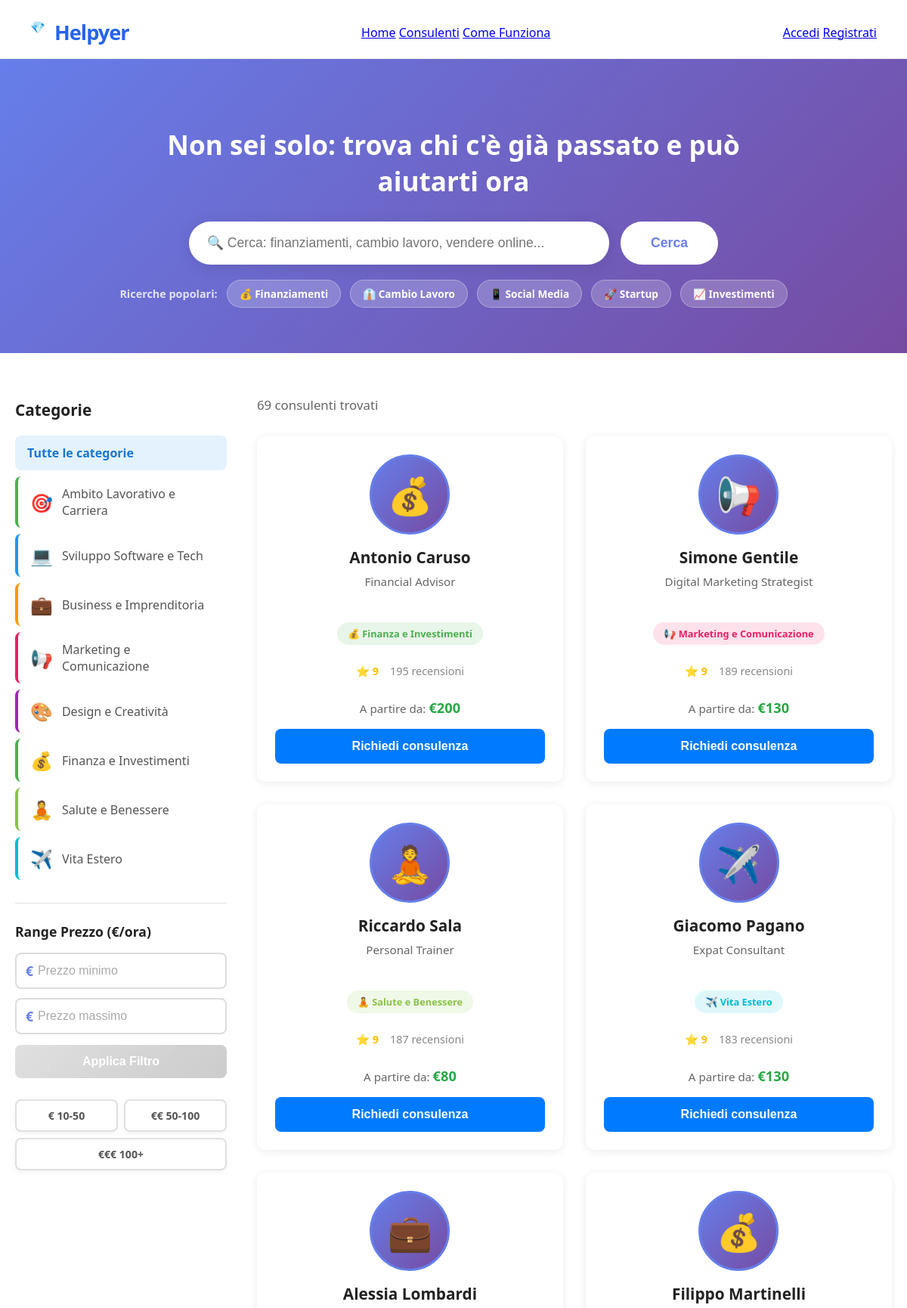
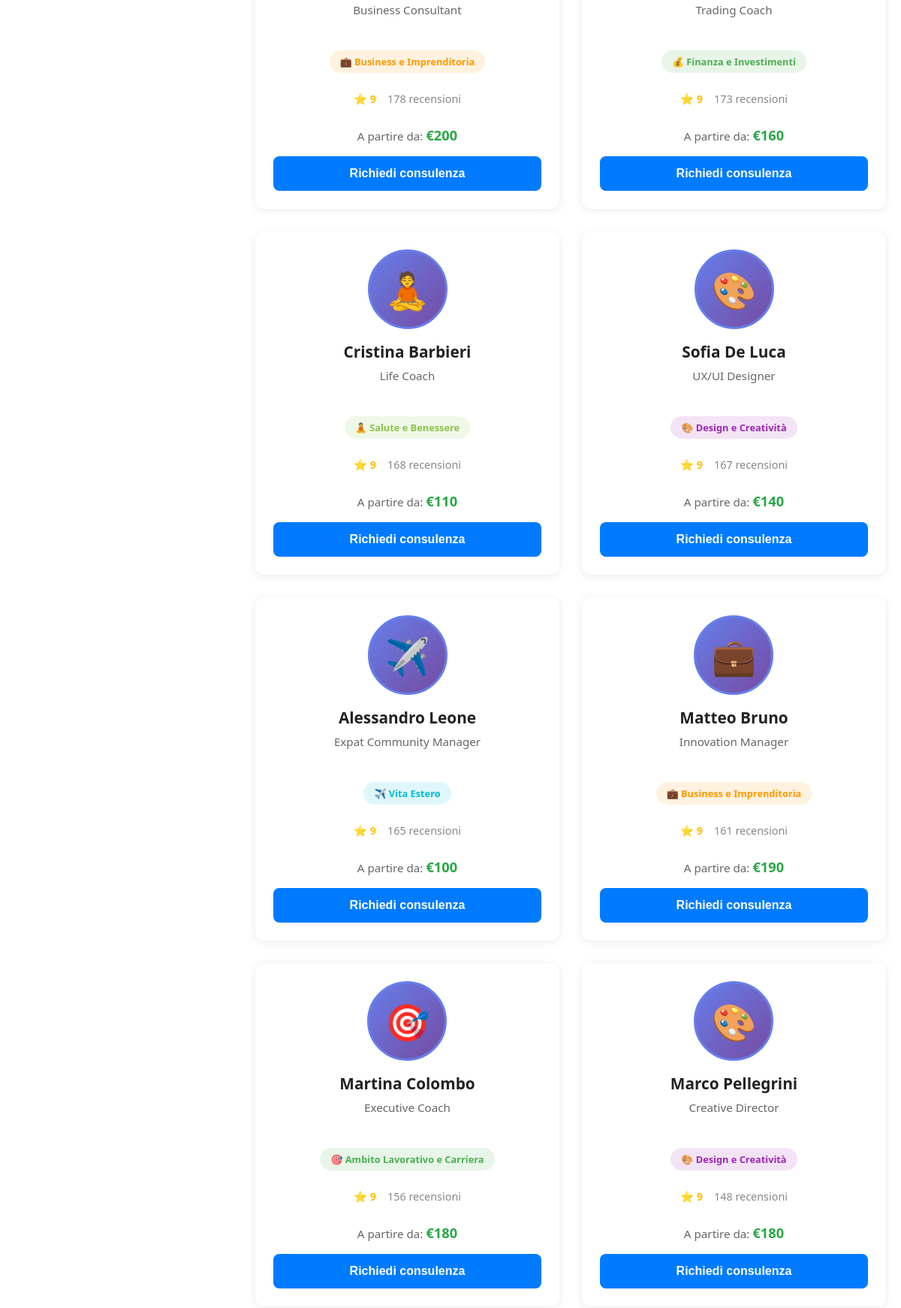
/consultants (upper part), run on the app's committed database (2 pictures, top to bottom).
### app/models_category.py (models this page shows)
class Category(SQLModel, table=True):
    id: Optional[int] = Field(default=None, primary_key=True)
    name: str = Field(unique=True, index=True)
    slug: str = Field(unique=True, index=True)
    icon: Optional[str] = Field(default="🎯")
    description: Optional[str] = Field(default=None)
    target: Optional[str] = Field(default=None)
    color: Optional[str] = Field(default="#4CAF50")

### app/models_user.py (models this page shows)
class User(SQLModel, table=True):
    id: Optional[int] = Field(default=None, primary_key=True)
    email: str = Field(unique=True, index=True)
    password_md5: str
    confirmation_code: Optional[str] = Field(default=None, max_length=6)
    confirmed: int = Field(default=0)
    created_at: Optional[str] = Field(default_factory=lambda: datetime.now().isoformat())
    nome: Optional[str] = Field(default=None)
    professione: Optional[str] = Field(default=None)
    descrizione: Optional[str] = Field(default=None)
    category_id: Optional[int] = Field(default=None, foreign_key="category.id")
    bollini: int = Field(default=0)
    consulenze_acquistate: int = Field(default=0)
    consulenze_vendute: int = Field(default=0)
    aree_interesse: Optional[str] = Field(default=None)
    prezzo_consulenza: Optional[int] = Field(default=150)
    durata_consulenza: Optional[int] = Field(default=60)
    profile_picture: Optional[str] = None  # 🔥 AGGIUNGI QUESTA RIGA

### app/routes/consultants.py (the view)
@router.get("/consultants", response_class=HTMLResponse)
def consultants_page(
    request: Request,
    category: Optional[int] = Query(None),
    search: Optional[str] = Query(None),
    min_price: Optional[int] = Query(None),
    max_price: Optional[int] = Query(None),
    page: int = Query(1, ge=1)
):
    per_page = 12
    offset = (page - 1) * per_page
    with get_session() as session:
        categories = session.exec(select(Category)).all()
        query = select(User).where(
            and_(
                User.confirmed == 1,
                User.nome.isnot(None)
            )
        )
        if category:
            query = query.where(User.category_id == category)
        if search:
            expanded_terms = expand_search_query(search)
            search_conditions = []
            for term in expanded_terms:
                term_pattern = f"%{term}%"
                search_conditions.append(User.nome.like(term_pattern))
                search_conditions.append(User.professione.like(term_pattern))
                search_conditions.append(User.descrizione.like(term_pattern))
                search_conditions.append(User.aree_interesse.like(term_pattern))
            if search_conditions:
                query = query.where(or_(*search_conditions))
            logger.info(f"Ricerca: '{search}' → Termini espansi: {expanded_terms}")
        if min_price is not None and min_price >= 10:
            query = query.where(User.prezzo_consulenza >= min_price)
        if max_price is not None and max_price >= 10:
            query = query.where(User.prezzo_consulenza <= max_price)
        query = query.order_by(User.bollini.desc(), User.consulenze_vendute.desc())
        total_count = len(session.exec(query).all())
        total_pages = (total_count + per_page - 1) // per_page
        consultants = session.exec(query.limit(per_page).offset(offset)).all()
        consultants_with_category = []
        for consultant in consultants:
            category_obj = None
            if consultant.category_id:
                category_obj = session.get(Category, consultant.category_id)
            consultants_with_category.append({
                "user": consultant,
                "category": category_obj
            })
        response = templates.TemplateResponse("consultants.html", {
            "request": request,
            "consultants": consultants_with_category,
            "categories": categories,
            "selected_category": category,
            "search_query": search or "",
            "min_price": min_price,
            "max_price": max_price,
            "current_page": page,
            "total_pages": total_pages,
            "total_count": total_count
        })
        response.headers["Cache-Control"] = "public, max-age=3600"  # Cache per 1 ora
        response.headers["Expires"] = "Wed, 21 Oct 2025 07:28:00 GMT"
        logger.info(f"Filtri applicati - Category: {category}, Search: {search}, Min: {min_price}, Max: {max_price}")
        return response

### app/templates/consultants.html (shortened to what this page needs)
<!DOCTYPE html>
<html lang="it">
<head>
    <link rel="stylesheet" href="/static/style.css">
    <link rel="stylesheet" href="/static/consultants.css">
</head>
<body>
    <nav class="navbar">
        <div class="navbar-left">
            <span class="navbar-logo">💎</span>
            <span class="navbar-title">Helpyer</span>
        </div>
        <div class="navbar-center">
            <a href="/">Home</a>
            <a href="/consultants" class="active">Consulenti</a>
            <a href="#">Come Funziona</a>
        </div>
        <div class="navbar-right">
            <a href="/login" class="btn-login">Accedi</a>
            <a href="/register" class="btn-register">Registrati</a>
        </div>
    </nav>
    <section class="search-hero">
        <div class="search-container">
            <h1>Non sei solo: trova chi c'è già passato e può aiutarti ora</h1>
            <form class="search-form" method="GET" action="/consultants">
                <input
                    type="text"
                    name="search"
                    placeholder="🔍 Cerca: finanziamenti, cambio lavoro, vendere online..."
                    value="{{ search_query }}"
                    class="search-input"
                >
                <button type="submit" class="search-btn">Cerca</button>
            </form>
            <div class="search-suggestions">
                <span class="suggestion-label">Ricerche popolari:</span>
                <a href="/consultants?search=finanziamenti" class="search-tag">💰 Finanziamenti</a>
                <a href="/consultants?search=cambio lavoro" class="search-tag">👔 Cambio Lavoro</a>
                <a href="/consultants?search=social media" class="search-tag">📱 Social Media</a>
                <a href="/consultants?search=startup" class="search-tag">🚀 Startup</a>
                <a href="/consultants?search=investimenti" class="search-tag">📈 Investimenti</a>
            </div>
        </div>
    </section>
    <div class="consultants-container">
        <aside class="filters-sidebar">
            <h3>Categorie</h3>
            <ul class="category-filters">
                <li>
                    <a href="/consultants" class="{% if not selected_category %}active{% endif %}">
                        Tutte le categorie
                    </a>
                </li>
                {% for cat in categories %}
                <li>
                    <a href="/consultants?category={{ cat.id }}{% if min_price %}&min_price={{ min_price }}{% endif %}{% if max_price %}&max_price={{ max_price }}{% endif %}{% if search_query %}&search={{ search_query }}{% endif %}"
                       class="{% if selected_category == cat.id %}active{% endif %}"
                       style="border-left: 4px solid {{ cat.color }};">
                        <span class="category-icon">{{ cat.icon }}</span>
                        {{ cat.name }}
                    </a>
                </li>
                {% endfor %}
            </ul>
            <div class="additional-filters">
                <h4>Range Prezzo (€/ora)</h4>
                <form id="priceFilterForm" class="price-filter-form">
                    <div class="price-inputs-vertical">
                        <div class="price-input-wrapper">
                            <span class="currency-symbol">€</span>
                            <input
                                type="number"
                                name="min_price"
                                id="minPrice"
                                placeholder="Prezzo minimo"
                                min="0"
                                value="{{ min_price or '' }}"
                                class="price-input"
                            >
                        </div>
                        <div class="price-input-wrapper">
                            <span class="currency-symbol">€</span>
                            <input
                                type="number"
                                name="max_price"
                                id="maxPrice"
                                placeholder="Prezzo massimo"
                                min="0"
                                value="{{ max_price or '' }}"
                                class="price-input"
                            >
                        </div>
                    </div>
                    <button type="submit" class="btn-apply-price" id="applyPriceBtn" disabled>Applica Filtro</button>
                </form>
                <div class="price-suggestions">
                    <a href="/consultants?min_price=10&max_price=50{% if selected_category %}&category={{ selected_category }}{% endif %}{% if search_query %}&search={{ search_query }}{% endif %}" class="price-tag">€ 10-50</a>
                    <a href="/consultants?min_price=50&max_price=100{% if selected_category %}&category={{ selected_category }}{% endif %}{% if search_query %}&search={{ search_query }}{% endif %}" class="price-tag">€€ 50-100</a>
                    <a href="/consultants?min_price=100{% if selected_category %}&category={{ selected_category }}{% endif %}{% if search_query %}&search={{ search_query }}{% endif %}" class="price-tag">€€€ 100+</a>
                </div>
            </div>
        </aside>
        <main class="consultants-main">
            <div class="results-header">
                <p>{{ total_count }} consulenti trovati</p>
            </div>
            <div class="consultants-grid">
                {% for item in consultants %}
                <div class="consultant-card">
                    <a href="/user/{{ item.user.id }}" class="card-link">
                        {% if item.user.profile_picture %}
                        <img src="{{ item.user.profile_picture }}" alt="{{ item.user.nome }}" class="consultant-avatar">
                        {% else %}
                        <div class="consultant-avatar-default">
                            {{ item.category.icon if item.category else '👤' }}
                        </div>
                        {% endif %}
                        <h3>{{ item.user.nome }}</h3>
                        <p class="profession">{{ item.user.professione or 'Consulente' }}</p>
                        {% if item.category %}
                        <span class="category-badge" style="background: {{ item.category.color }}20; color: {{ item.category.color }};">
                            {{ item.category.icon }} {{ item.category.name }}
                        </span>
                        {% endif %}
                        <div class="consultant-stats">
                            <span class="rating">⭐ {{ item.user.bollini }}</span>
                            <span class="reviews">{{ item.user.consulenze_vendute }} recensioni</span>
                        </div>
                        {% if item.user.prezzo_consulenza %}
                        <div class="price">A partire da: <strong>€{{ item.user.prezzo_consulenza }}</strong></div>
                        {% endif %}
                    </a>
                    <button class="btn-consult">Richiedi consulenza</button>
                </div>
                {% endfor %}
            </div>
        </main>
    </div>
</body>
</html>

### app/static/style.css (style rules this page uses)
body { font-family: 'Segoe UI', Arial, sans-serif; background: #fff; margin: 0; padding: 0; color: #222; }
.navbar { display: flex; align-items: center; justify-content: space-between; padding: 24px 40px 16px 40px; background: #fff; border-bottom: 1px solid #f0f0f0; }
.navbar-left { display: flex; align-items: center; gap: 12px; }
.navbar-logo { height: 36px; }
.navbar-title { font-size: 1.7rem; font-weight: 700; color: #2563eb; letter-spacing: -1px; }
.consultant-card { background: white; border-radius: 12px; padding: 30px 25px; text-align: center; box-shadow: 0 2px 12px rgba(0,0,0,0.08); transition: transform 0.2s, box-shadow 0.2s; display: flex; flex-direction: column; align-items: center; }
.consultant-stats { color: #888; font-size: 0.9em; margin-bottom: 20px; display: flex; align-items: center; justify-content: center; gap: 5px; }
.price-input-wrapper { position: relative; flex: 1; }
.currency-symbol { position: absolute; left: 12px; top: 50%; transform: translateY(-50%); color: #667eea; font-weight: 700; font-size: 1.1em; pointer-events: none; }
.price-input-wrapper .price-input { padding-left: 28px; }
.consultant-card { background: white; border-radius: 12px; padding: 24px 20px; text-align: center; box-shadow: 0 2px 12px rgba(0,0,0,0.08); transition: all 0.2s; text-decoration: none; color: inherit; display: flex; flex-direction: column; align-items: center; }
.consultant-avatar-default { width: 100px; height: 100px; border-radius: 50%; background: linear-gradient(135deg, #667eea 0%, #764ba2 100%); color: white; display: flex; align-items: center; justify-content: center; font-size: 3rem; margin: 0 auto 16px; border: 3px solid #667eea; transition: all 0.2s; }
.consultant-card h3 { font-size: 1.35em; font-weight: 600; margin: 0 0 6px 0; color: #222; }
.consultant-stats { display: flex; gap: 12px; justify-content: center; margin-top: 12px; font-size: 0.85em; color: #888; }
.consultant-stats span { display: flex; align-items: center; gap: 4px; }
.price-filter-form * { box-sizing: border-box; }

### data on the page
Category: icon "🎯", name "Ambito Lavorativo e Carriera", category "🎯", category.icon "🎯", category.name "Ambito Lavorativo e Carriera"
Category: icon "💻", name "Sviluppo Software e Tech"
Category: icon "💼", name "Business e Imprenditoria", category "💼" "💼", category.icon "💼" "💼", category.name "Business e Imprenditoria" "Business e Imprenditoria"
Category: icon "📢", name "Marketing e Comunicazione", category "📢", category.icon "📢", category.name "Marketing e Comunicazione"
Category: icon "🎨", name "Design e Creatività", category "🎨" "🎨", category.icon "🎨" "🎨", category.name "Design e Creatività" "Design e Creatività"
Category: icon "💰", name "Finanza e Investimenti", category "💰" "💰", category.icon "💰" "💰", category.name "Finanza e Investimenti" "Finanza e Investimenti"
Category: icon "🧘", name "Salute e Benessere", category "🧘" "🧘", category.icon "🧘" "🧘", category.name "Salute e Benessere" "Salute e Benessere"
Category: icon "✈️", name "Vita Estero", category "✈️" "✈️", category.icon "✈️" "✈️", category.name "Vita Estero" "Vita Estero"
User: user.nome "Antonio Caruso", user "Financial Advisor", user.bollini "9", user.consulenze_vendute "195", user.prezzo_consulenza "200"
User: user.nome "Simone Gentile", user "Digital Marketing Strategist", user.bollini "9", user.consulenze_vendute "189", user.prezzo_consulenza "130"
User: user.nome "Riccardo Sala", user "Personal Trainer", user.bollini "9", user.consulenze_vendute "187", user.prezzo_consulenza "80"
User: user.nome "Giacomo Pagano", user "Expat Consultant", user.bollini "9", user.consulenze_vendute "183", user.prezzo_consulenza "130"
User: user.nome "Alessia Lombardi", user "Business Consultant", user.bollini "9", user.consulenze_vendute "178", user.prezzo_consulenza "200"
User: user.nome "Filippo Martinelli", user "Trading Coach", user.bollini "9", user.consulenze_vendute "173", user.prezzo_consulenza "160"
User: user.nome "Cristina Barbieri", user "Life Coach", user.bollini "9", user.consulenze_vendute "168", user.prezzo_consulenza "110"
User: user.nome "Sofia De Luca", user "UX/UI Designer", user.bollini "9", user.consulenze_vendute "167", user.prezzo_consulenza "140"
User: user.nome "Alessandro Leone", user "Expat Community Manager", user.bollini "9", user.consulenze_vendute "165", user.prezzo_consulenza "100"
User: user.nome "Matteo Bruno", user "Innovation Manager", user.bollini "9", user.consulenze_vendute "161", user.prezzo_consulenza "190"
User: user.nome "Martina Colombo", user "Executive Coach", user.bollini "9", user.consulenze_vendute "156", user.prezzo_consulenza "180"
User: user.nome "Marco Pellegrini", user "Creative Director", user.bollini "9", user.consulenze_vendute "148", user.prezzo_consulenza "180"

### other printed values
{{ total_count }} "69"
